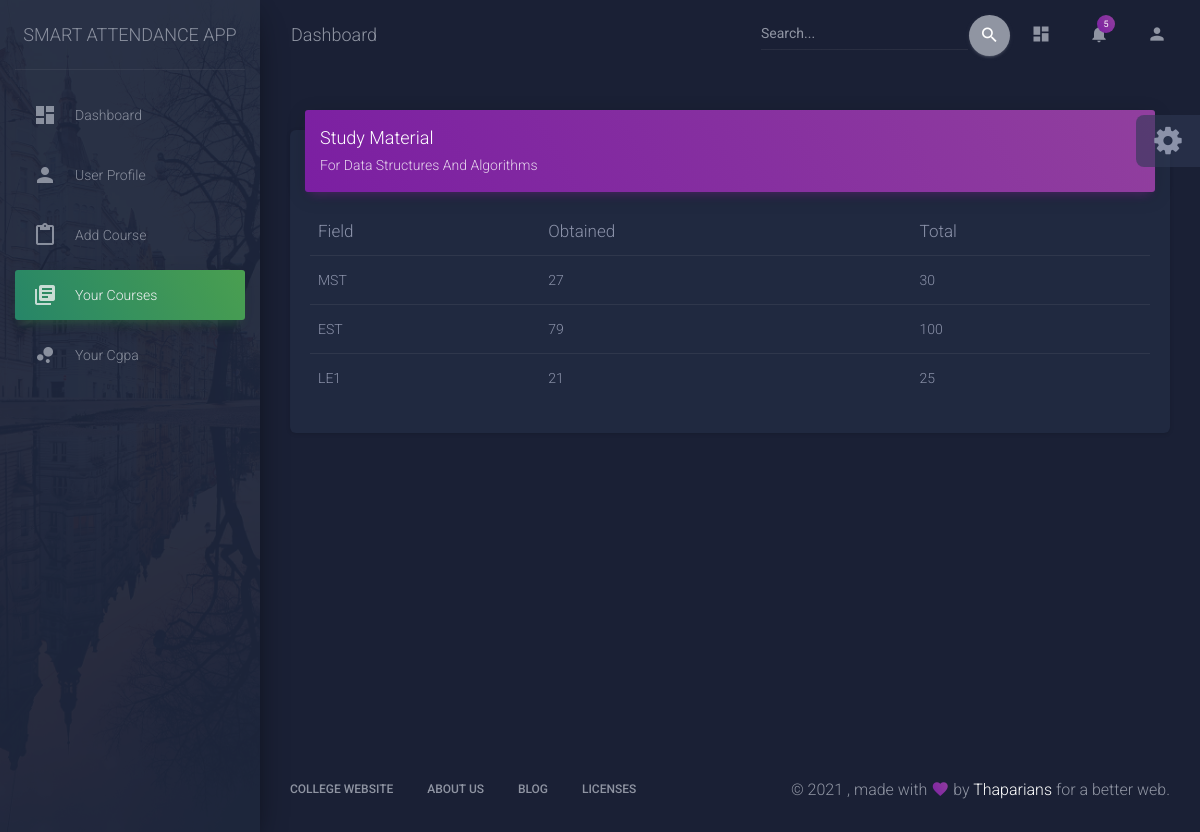
Screenshot of /dashboard/course1/marks/ (signed in) with the database file from the repository.
### role/models.py (models this page shows, shortened)
class Course(models.Model):
    name = models.CharField(max_length=100)
    number = models.CharField(max_length=100)
    teacher_assigned = models.ManyToManyField(Teacher, related_name='course')
    year = models.IntegerField(blank=True)
    branch = models.CharField(max_length=5,choices=BRANCH_CHOICES)
    image = models.ImageField(blank=True, null=True)

class Mark(models.Model):
    student = models.ForeignKey(Student,on_delete=models.CASCADE)
    course = models.ForeignKey(Course,on_delete=models.CASCADE)
    obtained = models.IntegerField()
    total = models.IntegerField()
    field = models.CharField(max_length=30,choices=FIELD_CHOICES)

### role/views.py (the view)
# urls.py: path('dashboard/course<int:pk>/marks/',marks,name='marks'),
def marks(request,*args,**kwargs):
    pk = kwargs['pk']
    cc = Course.objects.get(id=pk)
    std = Student.objects.filter(user=request.user)[0]
    mark = Mark.objects.filter(student=std,course=cc)
    context = {
    'cc' : cc,
    'mark' : mark,
    }
    return render(request,'role/marks.html',context)

### role/templates/role/marks.html (shortened to what this page needs)
{% load static %}
<!DOCTYPE html>
<html lang="en">
<head>
  <link rel="stylesheet" href="https://maxcdn.bootstrapcdn.com/font-awesome/latest/css/font-awesome.min.css">
  <link href="{% static '/role/css/material-dashboard.css' %}" rel="stylesheet" />
  <link href="{% static '/role/demo/demo.css' %}" rel="stylesheet" />
  <link href="https://vjs.zencdn.net/7.11.4/video-js.css" rel="stylesheet" />
</head>
<body class="dark-edition">
  <div class="wrapper ">
    <div class="sidebar" data-color="green" data-background-color="black" data-image="{% static 'role/img/sidebar-2.jpg' %}">
      <div class="logo"><a href="http://www.creative-tim.com" class="simple-text logo-normal">
          Smart Attendance App
        </a></div>
      <div class="sidebar-wrapper">
        <ul class="nav">
          <li class="nav-item">
            <a class="nav-link" href="{% url 'dashboard' %}">
              <i class="material-icons">dashboard</i>
              <p>Dashboard</p>
            </a>
          </li>
          <li class="nav-item ">
            <a class="nav-link" href="{% url 'profile' %}">
              <i class="material-icons">person</i>
              <p>User Profile</p>
            </a>
          </li>
          <li class="nav-item ">
            <a class="nav-link" href="{% url 'addcourse' %}">
              <i class="material-icons">content_paste</i>
              <p>Add Course</p>
            </a>
          </li>
          <li class="nav-item active">
            <a class="nav-link" href="{% url 'mycourses' %}">
              <i class="material-icons">library_books</i>
              <p>Your Courses</p>
            </a>
          </li>
         <li class="nav-item ">
            <a class="nav-link" href="{% url 'cgpa' %}">
              <i class="material-icons">bubble_chart</i>
              <p>Your Cgpa</p>
            </a>
          </li>
        </ul>
      </div>
    </div>
    <div class="main-panel"   >
      <nav class="navbar navbar-expand-lg navbar-transparent navbar-absolute fixed-top " id="navigation-example">
        <div class="container-fluid">
          <div class="navbar-wrapper">
            <a class="navbar-brand" href="javascript:void(0)">Dashboard</a>
          </div>
          <div class="collapse navbar-collapse justify-content-end">
            <form class="navbar-form">
              <div class="input-group no-border">
                <input type="text" value="" class="form-control" placeholder="Search...">
                <button type="submit" class="btn btn-default btn-round btn-just-icon">
                  <i class="material-icons">search</i>
                  <div class="ripple-container"></div>
                </button>
              </div>
            </form>
            <ul class="navbar-nav">
              <li class="nav-item">
                <a class="nav-link" href="javascript:void(0)">
                  <i class="material-icons">dashboard</i>
                </a>
              </li>
              <li class="nav-item dropdown">
                <a class="nav-link" href="javscript:void(0)" id="navbarDropdownMenuLink" data-toggle="dropdown" aria-haspopup="true" aria-expanded="false">
                  <i class="material-icons">notifications</i>
                  <span class="notification">5</span>
                </a>
              </li>
              <li class="nav-item">
                <a class="nav-link" href="javascript:void(0)">
                  <i class="material-icons">person</i>
                </a>
              </li>
            </ul>
          </div>
        </div>
      </nav>
      <div class="content">
        <div class="container-fluid" >
          <div class="row">
            <div class="col-md-12" >
              <div class="card"  >
                <div class="card-header card-header-primary" >
                  <h4 class="card-title ">Study Material</h4>
                  <p class="card-category">For {{cc.name}}</p>
                </div>
                <div class="card-body">
                  <div class="table-responsive">
                    <table class="table">
                      <thead class=" text-primary">
                        <th>
                          Field
                        </th>
                        <th>
                          Obtained
                        </th>
                        <th>
                          Total
                        </th>
                      </thead>
                      <tbody>
                        {% for m in mark %}
                        <tr>
                          <td>
                            {{m.field}}
                          </td>
                          <td>
                            {{m.obtained}}
                          </td>
                          <td>
                            {{m.total}}
                          </td>
                        </tr>
                        {% endfor %}
                      </tbody>
                    </table>
                  </div>
                </div>
              </div>
            </div>
                  </div>
                </div>
              </div>
     <footer class="footer">
        <div class="container-fluid">
          <nav class="float-left">
            <ul>
              <li>
                <a href="https://www.thapar.edu">
                  College Website
                </a>
              </li>
              <li>
                <a href="https://creative-tim.com/presentation">
                  About Us
                </a>
              </li>
              <li>
                <a href="http://blog.creative-tim.com">
                  Blog
                </a>
              </li>
              <li>
                <a href="https://www.creative-tim.com/license">
                  Licenses
                </a>
              </li>
            </ul>
          </nav>
          <div class="copyright float-right" id="date">
            , made with <i class="material-icons">favorite</i> by
            <a href="https://www.creative-tim.com" target="_blank">Thaparians</a> for a better web.
          </div>
        </div>
      </footer>
    </div>
  </div>
  <div class="fixed-plugin">
    <div class="dropdown show-dropdown">
      <a href="#" data-toggle="dropdown">
        <i class="fa fa-cog fa-2x"> </i>
      </a>
    </div>
  </div>
</body>
</html>

### rows the page displays
Course: name "Data Structures And Algorithms"
Mark: field "MST", obtained "27", total "30"
Mark: field "EST", obtained "79", total "100"
Mark: field "LE1", obtained "21", total "25"
